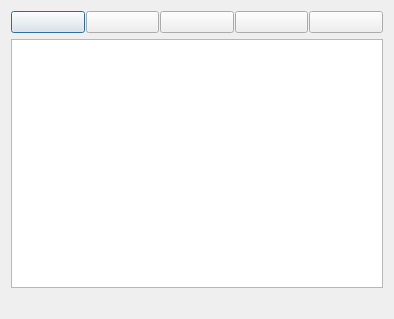
<?xml version="1.0" encoding="UTF-8"?>
<ui version="4.0">
 <class>CharSelect</class>
 <widget class="QDialog" name="CharSelect">
  <property name="geometry">
   <rect>
    <x>0</x>
    <y>0</y>
    <width>394</width>
    <height>319</height>
   </rect>
  </property>
  <property name="windowTitle">
   <string>Character Palette</string>
  </property>
  <layout class="QGridLayout" name="gridLayout">
   <item row="0" column="0">
    <layout class="QHBoxLayout">
     <property name="spacing">
      <number>1</number>
     </property>
     <item>
      <widget class="QPushButton" name="enhancedDialogButton">
       <property name="toolTip">
        <string>Show/Hide Enhanced Palette</string>
       </property>
       <property name="checkable">
        <bool>true</bool>
       </property>
      </widget>
     </item>
     <item>
      <widget class="UnicodeChooseButton" name="unicodeButton">
       <property name="toolTip">
        <string>Unicode Search</string>
       </property>
      </widget>
     </item>
     <item>
      <widget class="QPushButton" name="uniLoadButton">
       <property name="toolTip">
        <string>Load a Character Palette</string>
       </property>
       <property name="text">
        <string/>
       </property>
      </widget>
     </item>
     <item>
      <widget class="QPushButton" name="uniSaveButton">
       <property name="toolTip">
        <string>Save the Character Palette</string>
       </property>
       <property name="text">
        <string/>
       </property>
      </widget>
     </item>
     <item>
      <widget class="QPushButton" name="uniClearButton">
       <property name="toolTip">
        <string>Empty the Character Palette</string>
       </property>
       <property name="text">
        <string/>
       </property>
      </widget>
     </item>
    </layout>
   </item>
   <item row="1" column="0">
    <widget class="CharTableView" name="m_userTable">
     <property name="dragDropOverwriteMode">
      <bool>false</bool>
     </property>
     <property name="dragDropMode">
      <enum>QAbstractItemView::DropOnly</enum>
     </property>
     <property name="selectionMode">
      <enum>QAbstractItemView::SingleSelection</enum>
     </property>
    </widget>
   </item>
   <item row="2" column="0">
    <widget class="QLabel" name="m_statusLabel">
     <property name="text">
      <string/>
     </property>
    </widget>
   </item>
  </layout>
 </widget>
 <customwidgets>
  <customwidget>
   <class>CharTableView</class>
   <extends>QTableView</extends>
   <header>chartableview.h</header>
  </customwidget>
  <customwidget>
   <class>UnicodeChooseButton</class>
   <extends>QPushButton</extends>
   <header>ui/unicodesearch.h</header>
  </customwidget>
 </customwidgets>
 <tabstops>
  <tabstop>enhancedDialogButton</tabstop>
  <tabstop>unicodeButton</tabstop>
  <tabstop>uniLoadButton</tabstop>
  <tabstop>uniSaveButton</tabstop>
  <tabstop>uniClearButton</tabstop>
  <tabstop>m_userTable</tabstop>
 </tabstops>
 <resources/>
 <connections/>
</ui>
